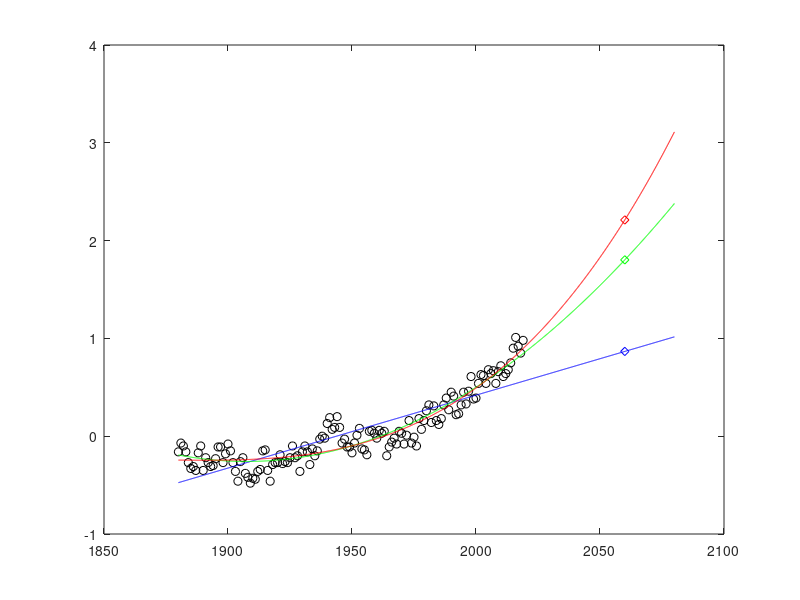

The MATLAB script that drew this image: (Note: this script raises an error after producing the figure.)
%% dados
A = [ 1880
1881
1882
1883
1884
1885
1886
1887
1888
1889
1890
1891
1892
1893
1894
1895
1896
1897
1898
1899
1900
1901
1902
1903
1904
1905
1906
1907
1908
1909
1910
1911
1912
1913
1914
1915
1916
1917
1918
1919
1920
1921
1922
1923
1924
1925
1926
1927
1928
1929
1930
1931
1932
1933
1934
1935
1936
1937
1938
1939
1940
1941
1942
1943
1944
1945
1946
1947
1948
1949
1950
1951
1952
1953
1954
1955
1956
1957
1958
1959
1960
1961
1962
1963
1964
1965
1966
1967
1968
1969
1970
1971
1972
1973
1974
1975
1976
1977
1978
1979
1980
1981
1982
1983
1984
1985
1986
1987
1988
1989
1990
1991
1992
1993
1994
1995
1996
1997
1998
1999
2000
2001
2002
2003
2004
2005
2006
2007
2008
2009
2010
2011
2012
2013
2014
2015
2016
2017
2018
2019
]; 

B = [
 -0.16
 -0.07
 -0.10
 -0.16
 -0.27
 -0.33
 -0.31
 -0.35
 -0.17
 -0.10
 -0.35
 -0.22
 -0.27
 -0.31
 -0.30
 -0.23
 -0.11
 -0.11
 -0.27
 -0.18
 -0.08
 -0.15
 -0.27
 -0.36
 -0.46
 -0.26
 -0.22
 -0.38
 -0.42
 -0.48
 -0.43
 -0.44
 -0.36
 -0.34
 -0.15
 -0.14
 -0.35
 -0.46
 -0.29
 -0.27
 -0.27
 -0.19
 -0.28
 -0.26
 -0.27
 -0.22
 -0.10
 -0.22
 -0.20
 -0.36
 -0.16
 -0.10
 -0.16
 -0.29
 -0.13
 -0.20
 -0.15
 -0.03
  0.00
 -0.02
  0.13
  0.19
  0.07
  0.09
  0.20
  0.09
 -0.07
 -0.03
 -0.11
 -0.11
 -0.17
 -0.07
  0.01
  0.08
 -0.13
 -0.14
 -0.19
  0.05
  0.06
  0.03
 -0.02
  0.06
  0.03
  0.05
 -0.20
 -0.11
 -0.06
 -0.02
 -0.08
  0.05
  0.03
 -0.08
  0.01
  0.16
 -0.07
 -0.01
 -0.10
  0.18
  0.07
  0.16
  0.26
  0.32
  0.14
  0.31
  0.16
  0.12
  0.18
  0.32
  0.39
  0.27
  0.45
  0.41
  0.22
  0.23
  0.32
  0.45
  0.33
  0.46
  0.61
  0.38
  0.39
  0.54
  0.63
  0.62
  0.54
  0.68
  0.64
  0.67
  0.54
  0.66
  0.72
  0.61
  0.64
  0.68
  0.75
  0.90
  1.01
  0.92
  0.85
  0.98
] ;

%% modelo polinomial
%detrminar os coeficientes de cada polinomio
[p1,s1] = polyfit(A,B,1) %grau 1
[p2,s2] = polyfit(A,B,2) %grau 2
[p3,s3] = polyfit(A,B,3) %grau 3

%resíduos oos polinomios
SQR1=s1.normr^2 
SQR2=s2.normr^2
SQR3=s3.normr^2

%valores da projeção para 2060 em cada polinomio
p1_2060 = polyval(p1,2060) 
p2_2060 = polyval(p2,2060)
p3_2060 = polyval(p3,2060)

%representacao dos pontos da amostra, do polinómio e da projeção para 2060
plot(A,B,'ok') %representação dos valores da amostra 
hold on
A_data=1880:0.1:2080;

p1_data=polyval(p1,A_data); %valores dos polinomios em cada ponto  
p2_data=polyval(p2,A_data);
p3_data=polyval(p3,A_data);
%representação do polinomio
plot(A_data,p1_data,'b',A_data,p2_data,'g',A_data,p3_data,'r')
%representação da projeção 
plot(2060,p1_2060,'db',2060,p2_2060,'dg',2060,p3_2060,'dr')      

%% modelo não polinomial
%determinar coeficientes de cada modelo
[coef1,resnorm1] = lsqcurvefit(@modelo1,[1,1,1],A,B) 
[coef2,resnorm2] = lsqcurvefit(@modelo2,[1,1,1],A,B)
[coef3,resnorm3] = lsqcurvefit(@modelo3,[1,1,1],A,B)
[coef4,resnorm4] = lsqcurvefit(@modelo4,[1,1,1,1],A,B)

%projeção de cada um dos modelos para 2060 
m1_2060 = modelo1(coef1,2060) 
m2_2060 = modelo2(coef2,2060)
m3_2060 = modelo3(coef3,2060)
m4_2060 = modelo4(coef4,2060)

%representação gráfica dos modelos, da amostra e da projeção para 2060
m1_data=modelo1(coef1,A_data); %valores dos modelos em cada ponto 
m2_data=modelo2(coef2,A_data);
m3_data=modelo3(coef3,A_data);
m4_data=modelo4(coef4,A_data);
%representação dos modelos
plot(A,B,'ok',A_data,m1_data,'g',A_data,m2_data,'b',A_data,m3_data,'m',A_data,m4_data,'r') 
hold on
%representação da projeção
plot(2060,m1_2060,'dg',2060,m2_2060,'db',2060,m3_2060,'dm',2060,m4_2060,'dr') 
%% para fazer a representacao grafica de tudo o final
A_data=1880:0.1:2080;
p1_data=polyval(p1,A_data);
p2_data=polyval(p2,A_data);
m1_data=modelo(coef,A_data);
plot(A,B,'ok',A_data,p1_data,'b',A_data,p2_data,'g',A_data,p3_data,'r',A_data,m1_data,'m')
